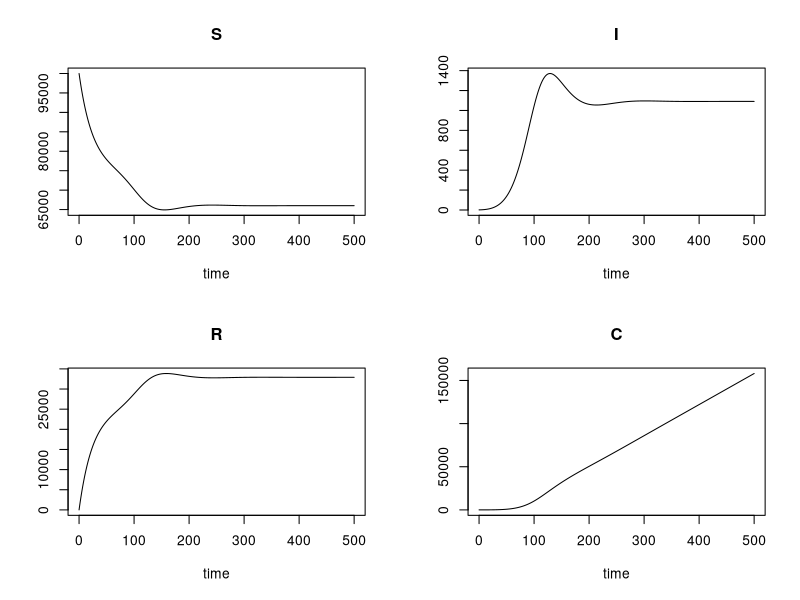
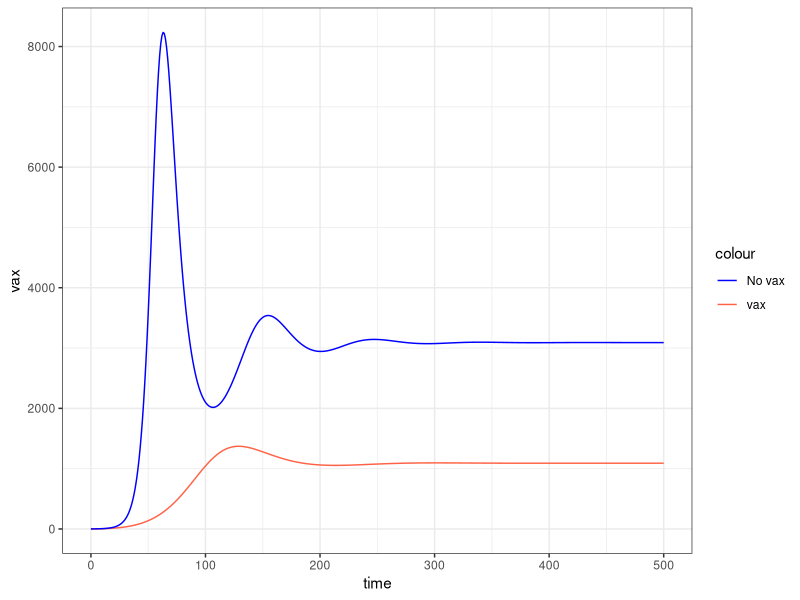
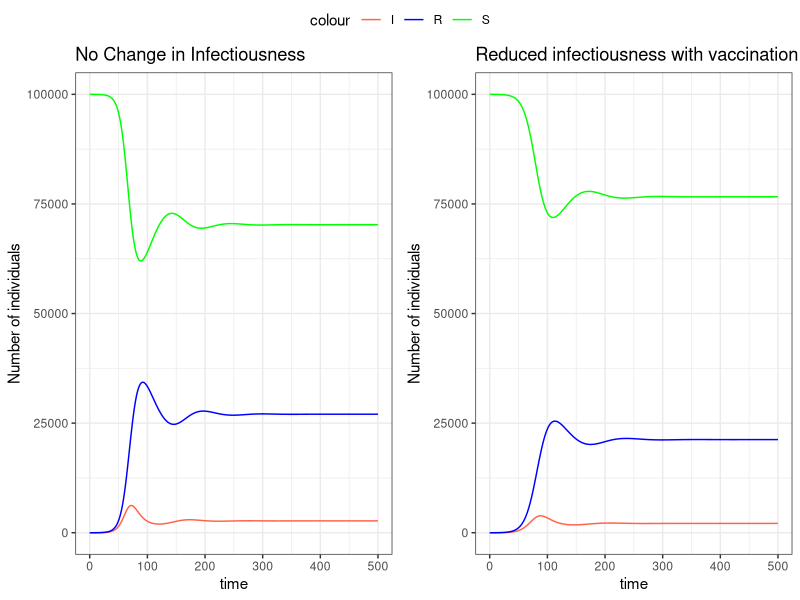
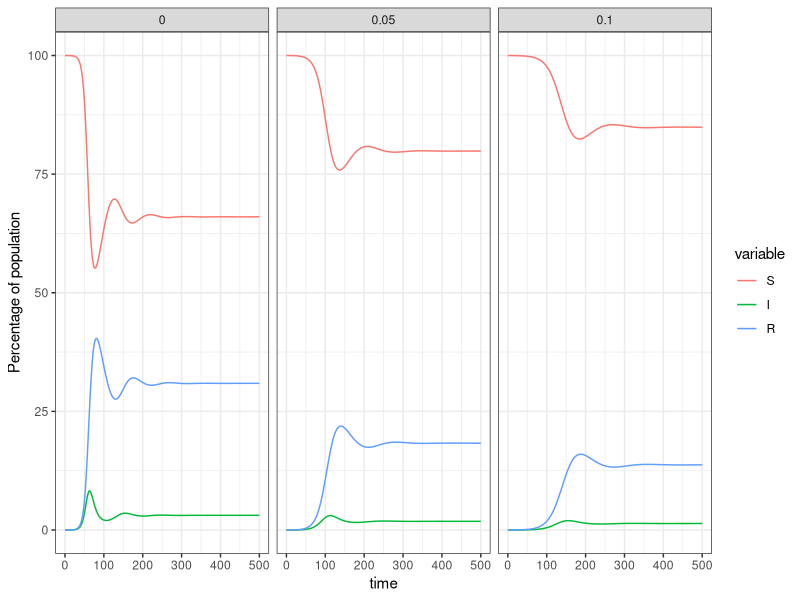
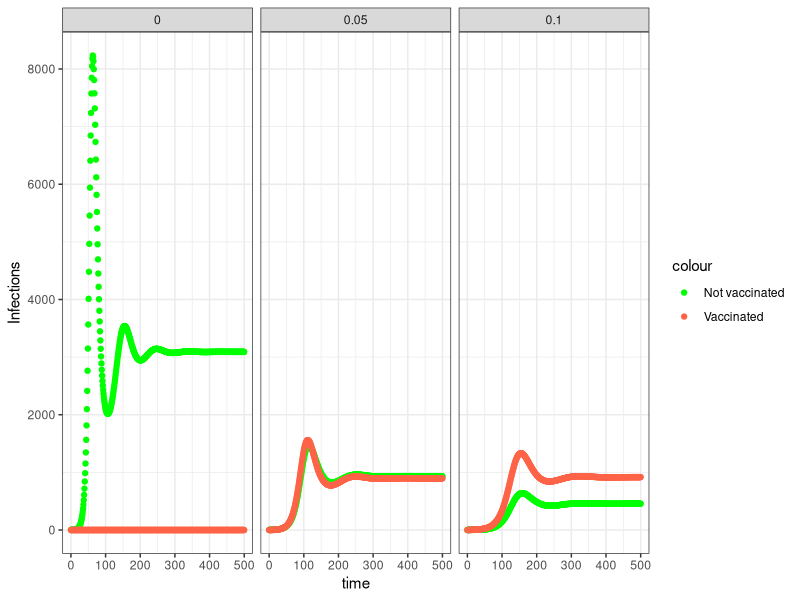
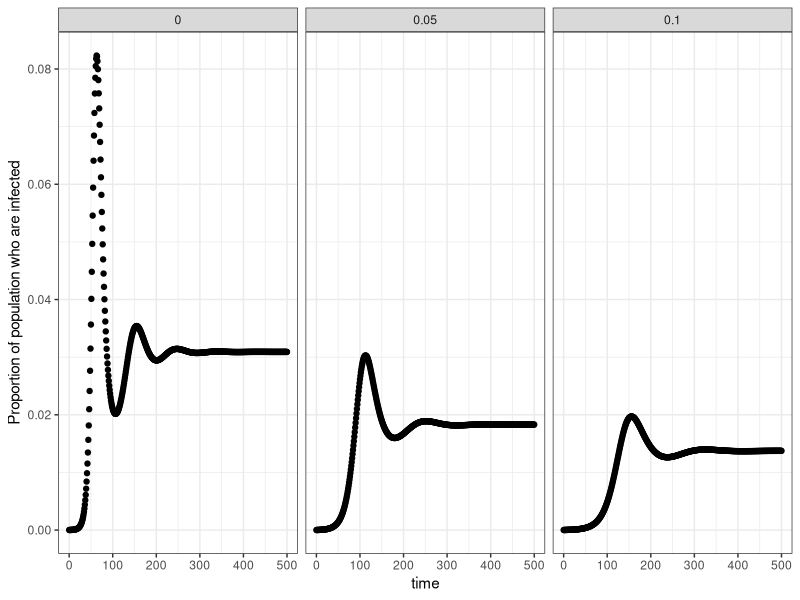
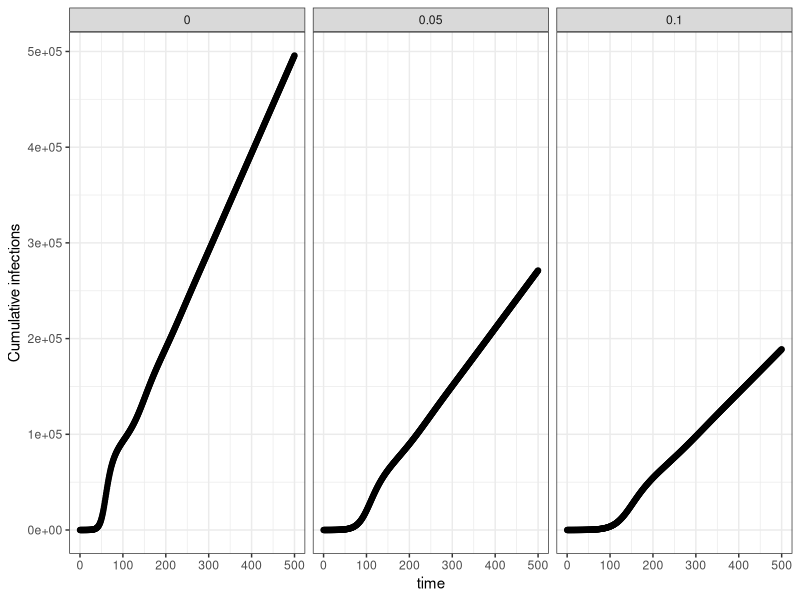
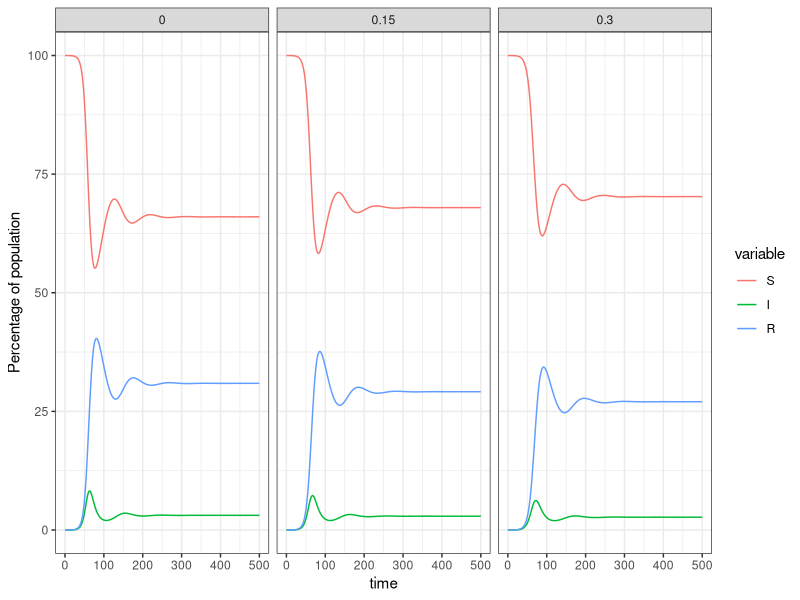

Source code (R) for these figures, in order:
###############################################################################################

#SIR model with vaccination and quarantine (with demography)

###############################################################################################
library(deSolve)
library(ggplot2)
library(reshape2)
library(dplyr)
library(ggpubr)

## A. Vaccination provides perfect protection from infection: S -> R ##
# Direct flow from S to R indicates those who are vaccinated and protected from infection.

#1. Define model function
OpenSIR_Vax_pp<-function(t, state, params) {
  with(as.list(c(state, params)),{
    N = S + I + R

    #SIR w/ demography equations from lecture
    dS <- -beta*S*I/N + birth*N - death*S - mu*S
    dI <- beta*S*I/N - death*I - gamma*I
    dR <- gamma*I + mu*S - death*R
    # cumulative incidence
    dC <- beta*S*I/N
    # return the rates of change as a list
    list(c(dS, dI, dR, dC))
  })
}

#2. Define parameters and starting compartment sizes
# Mu is vaccination rate.
params <- c(beta = 0.5, #effective contact rate (aka transmission rate)
                beta.1 = 0.5, # transmission rate given no-vaccination
                mbeta = 0.5, # this should be lower than 1
                gamma = 0.3, #recovery rate (1/duration infection)
                birth = 0.03, #birth rate (per capita)
                death = 0.03, #all-cause mortality rate
                omega = 0, # waning immunity
                mu = 0.01, # vaccination rate
                alpha = 0.3, # vaccine effectiveness
                q = 0.02 # quarantine rate
)

# Initial state distribution
state.pp <- c(S = 99999, #population of 100,000, 1 person starts of infected
              I = 1,
              R = 0,
              C = 0)

#3. Run the SIR model with perfect protection from vaccination
T_end <- 500 #run model for 500 time steps (e.g. months)
times <- seq(0, T_end, by = 1) #runs the model for 500 time steps (e.g. months), and computes output at each time step

# Run the base-case
output.vax.pp <- ode(y = state.pp, times = times, func = OpenSIR_Vax_pp, parms = params)

# Plot the base-case result
plot(output.vax.pp)

# Compare the size of I compartment when mu = 0 (no vax) and mu = 0.01 (vax)
# Copy parameters
temp_param <- params
# Set vaccination rate = 0
temp_param['mu'] = 0
# Run ode solver and save the outcome in temporary output variable
temp_output <-  ode(y = state.pp, times = times, func = OpenSIR_Vax_pp, parms = temp_param)
# Create a dataset to compare no_vax and vax output
I_dt <- data.frame(time = temp_output[,'time'], no_vax = temp_output[,'I'], vax = output.vax.pp[,'I'])
# Plot the dataset
ggplot(I_dt)+
  geom_line(aes(time,vax,color='vax'))+
  geom_line(aes(time,no_vax,color='No vax'))+
  theme_bw()+
  scale_color_manual(values=c("blue","tomato"))


## B. Vaccination provides imperfect protection from infection ##
# Vaccination usually doesn't provide perfect protection. Here, we stratify by vaccine status.
# Non-vaccinated compartments move to vaccinated compartments at rate mu.
# Total I who can infect others = sum of I_NotV and I_V.
# (1-alpha) indicates reduced susceptibility for vaccinated susceptibles; higher alpha -> lower susceptibility.

# B-1. No change in infectiousness
#1. Define model function
OpenSIR_Vax_ip1<-function(t, state, params) {
  with(as.list(c(state, params)),{
    N = S_NotV + S_V + I_NotV + I_V + R_NotV + R_V

    #compartments without vaccination
    dS_NotV <- -beta*S_NotV*(I_NotV+I_V)/N + birth*N - death*S_NotV - mu*S_NotV
    dI_NotV <- beta*S_NotV*(I_NotV+I_V)/N - death*I_NotV - gamma*I_NotV
    dR_NotV <- gamma*I_NotV - death*R_NotV
    #compartments with vaccination
    dS_V <- -beta*S_V*(I_NotV+I_V)/N*(1-alpha) - death*S_V + mu*S_NotV
    dI_V <- beta*S_V*(I_NotV+I_V)/N*(1-alpha) - death*I_V - gamma*I_V
    dR_V <- gamma*I_V - death*R_V

    #cumulative number of cases
    dC <- beta*S_NotV*(I_NotV+I_V)/N + beta*S_V*(I_NotV+I_V)/N*(1-alpha)

    # return the rates of change as a list
    list(c(dS_NotV,dS_V,dI_NotV,dI_V, dR_NotV,dR_V,dC))
  })
}

# B-2. Change in risk of infecting others with vaccination
# Apply separate beta values (beta.1 and beta.2) to I_NotV and I_V.
# Beta.2 is calculated as a fraction (mbeta) of beta.1.
OpenSIR_Vax_ip2<-function(t, state, params) {
  with(as.list(c(state, params)),{
    N = S_NotV + S_V + I_NotV + I_V + R_NotV + R_V
    beta.2 = mbeta*beta.1 # transmission rate given vaccination
    #compartments without vaccination
    dS_NotV <- -beta.1*S_NotV*I_NotV/N - beta.2*S_NotV*I_V/N + birth*N - death*S_NotV - mu*S_NotV
    dI_NotV <- beta.1*S_NotV*I_NotV/N + beta.2*S_NotV*I_V/N - death*I_NotV - gamma*I_NotV
    dR_NotV <- gamma*I_NotV - death*R_NotV
    #compartments with vaccination
    dS_V <- -beta.1*S_V*I_NotV/N*(1-alpha) - beta.2*S_V*I_V/N*(1-alpha) - death*S_V + mu*S_NotV
    dI_V <- beta.1*S_V*I_NotV/N*(1-alpha) + beta.2*S_V*I_V/N*(1-alpha) - death*I_V - gamma*I_V
    dR_V <- gamma*I_V - death*R_V

    #cumulative number of cases
    dC <- beta.1*S_NotV*I_NotV/N + beta.1*S_V*I_NotV/N*(1-alpha) + beta.2*S_NotV*I_V/N + beta.2*S_V*I_V/N*(1-alpha)

    # return the rates of change as a list
    list(c(dS_NotV,dS_V,dI_NotV,dI_V, dR_NotV,dR_V, dC))
  })
}

#2. Define parameters and starting compartment sizes
# Mu is vaccination rate.
# mbeta is 1 if no change in infectiousness with vaccination, or less than 1 if reduced infectiousness.
# alpha is vaccine effectiveness.
params <- c(beta = 0.5, #effective contact rate (aka transmission rate)
                beta.1 = 0.5, # transmission rate given no-vaccination
                mbeta = 0.5, # 1 if no change in infectiousness with vaccination,
                           # less than 1 if reduced infectiousness with vaccination
                gamma = 0.3, #recovery rate (1/duration infection)
                birth = 0.03, #birth rate (per capita)
                death = 0.03, #all-cause mortality rate
                omega = 0, # waning immunity
                mu = 0.01, # vaccination rate
                alpha = 0.3, # vaccine effectiveness
                q = 0.02 # quarantine rate

)

# Initial state
state.ip <- c(S_NotV = 99999,
              S_V = 0,
              I_NotV = 1,
              I_V = 0,
              R_NotV = 0,
              R_V = 0,
              C = 0)

#3. Run the SIR model with imperfect protection from vaccination
# Because each compartment is stratified, we compute the total S, I, R compartments
T_end <- 500 #run model for 500 time steps (e.g. months)
times <- seq(0, T_end, by = 1) #runs the model for 500 time steps (e.g. months), and computes output at each time step

# Run ODE solver
output.vax.ip1 <- ode(y = state.ip, times = times, func = OpenSIR_Vax_ip1, parms = params)
output.vax.ip2 <- ode(y = state.ip, times = times, func = OpenSIR_Vax_ip2, parms = params)
# Calculate S, I, and R
output.vax.ip1 <- as.data.frame(output.vax.ip1) %>%
  mutate(S = S_V + S_NotV,
         I = I_V + I_NotV,
         R = R_V + R_NotV)
output.vax.ip2 <- as.data.frame(output.vax.ip2) %>%
  mutate(S = S_V + S_NotV,
         I = I_V + I_NotV,
         R = R_V + R_NotV)

# Plot base-case outcomes and compare between the two models
g1<- ggplot(output.vax.ip1)+
        geom_line(aes(time,S,color="S"))+
        geom_line(aes(time,I,color="I"))+
        geom_line(aes(time,R,color="R"))+
        scale_color_manual(values=c("tomato","blue","green"))+
        ggtitle("No Change in Infectiousness")+
        ylab("Number of individuals")+
        theme_bw()
g2<- ggplot(output.vax.ip2)+
        geom_line(aes(time,S,color="S"))+
        geom_line(aes(time,I,color="I"))+
        geom_line(aes(time,R,color="R"))+
        scale_color_manual(values=c("tomato","blue","green"))+
        ggtitle("Reduced infectiousness with vaccination")+
        ylab("Number of individuals")+
       theme_bw()
# side-by-side plot
ggarrange(g1,g2,common.legend = TRUE)


## Sensitivity Analysis ##
# Perform sensitivity analysis on (1) vaccination rate, (2) vaccine effectiveness, and
# (3) the ratio in effective contact rate between vaccinated and non-vaccinated individuals.
# (1) and (2) use OpenSIR_Vax_ip1; (3) uses OpenSIR_Vax_ip2.

# 1. Vaccination rate (on OpenSIR_Vax_ip1)
# Discuss how changing vaccination rate changes the projected epidemic.
mu_list <- seq(0,0.1,length.out=3) # a vector of vaccination rate
mu_out_all <- data.frame() # an empty dataset to save outputs

for(this_mu in mu_list){
  temp_param <- params # copy parameters
  temp_param[['mu']] <- this_mu # replace mu
  this_out <- data.frame(ode(y = state.ip, times = times, func = OpenSIR_Vax_ip1, parms = temp_param)) # run ode solver
  # compute S, I, R and save mu in this cycle
  this_out <- this_out %>%
    mutate(N = S_NotV + S_V + I_NotV + I_V + R_NotV + R_V,
           mu = this_mu,
           S = S_NotV + S_V,#total susceptible
           I = I_NotV + I_V, # total infected
           R = R_NotV + R_V) # total recovered
  # stack the result
  if(this_mu == mu_list[1]){
    mu_out_all <- this_out
  }else{
    mu_out_all <- rbind(mu_out_all, this_out)
  }
}
# Change the output data to long-form data
mu_out_all_t <- melt(mu_out_all %>% select(time,S,I,R,N,mu), id.vars=c("time","mu","N"))
# Plot S, I, R
ggplot(mu_out_all_t) +
  geom_line(aes(x=time,y=value/N*100,color=variable))+
  ylab("Percentage of population")+
  facet_wrap(.~mu)+
  theme_bw()
# Plot I stratified by vaccination status
ggplot(mu_out_all)+
  geom_point(aes(x=time,y=I_NotV,color='Not vaccinated'))+
  geom_point(aes(x=time,y=I_V,color='Vaccinated'))+
  ylab("Infections")+
  facet_wrap(.~mu)+
  scale_color_manual(values=c("green","tomato"))+
  theme_bw()
# Plot prevalence of I (I/N)
ggplot(mu_out_all) +
  geom_point(aes(x=time,y=I/N))+
  facet_wrap(.~mu)+
  ylab("Proportion of population who are infected")+
  theme_bw()
# Cumulative number of infections
ggplot(mu_out_all) +
  geom_point(aes(x=time,y=C))+
  facet_wrap(.~mu)+
  ylab("Cumulative infections")+
  theme_bw()


# 2. Vaccine effectiveness
# How does increasing vaccine effectiveness change the projected epidemic?
alpha_list <- seq(0,0.3,length.out=3) # a vector of vaccine effectiveness
alpha_out_all <- data.frame() # an empty dataset to save outputs

for(this_alpha in alpha_list){
  temp_param <- params # copy parameters
  temp_param[['alpha']] <- this_alpha # replace alpha
  this_out <- data.frame(ode(y = state.ip, times = times, func = OpenSIR_Vax_ip1, parms = temp_param)) # run ode solver
  # compute S, I, R and save mu in this cycle
  this_out <- this_out %>%
    mutate(N = S_NotV + S_V + I_NotV + I_V + R_NotV + R_V,
           alpha = this_alpha,
           S = S_NotV + S_V,
           I = I_NotV + I_V,
           R = R_NotV + R_V)
  # Stack the result
  if(this_alpha == alpha_list[1]){
    alpha_out_all <- this_out
  }else{
    alpha_out_all <- rbind(alpha_out_all, this_out)
  }
}
# Change the outcome data to long-form data
alpha_out_all_t <- melt(alpha_out_all%>% select(time,S,I,R,N,alpha), id.vars=c("time","alpha","N"))
# Plot S, I, R
ggplot(alpha_out_all_t) +
  geom_line(aes(x=time,y=value/N*100,color=variable))+
  ylab("Percentage of population")+
  facet_wrap(.~alpha)+
  theme_bw()
# Plot S, I, R stratified by vaccination status
ggplot(alpha_out_all)+
  geom_point(aes(x=time,y=I_NotV,color='Not vaccinated'))+
  geom_point(aes(x=time,y=I_V,color='Vaccinated'))+
  ylab("Infections")+
  facet_wrap(.~alpha)+
  scale_color_manual(values=c("green","tomato"))+
  theme_bw()
# Plot prevalence of I
ggplot(alpha_out_all) +
  geom_point(aes(x=time,y=I/N))+
  facet_wrap(.~alpha)+
  ylab("Prevalence of infection")+
  theme_bw()
# Plot cumulative number of infections
ggplot(alpha_out_all) +
  geom_point(aes(x=time,y=C))+
  facet_wrap(.~alpha)+
  ylab("Cumulative infections")+
  theme_bw()
# Breakthrough infection
ggplot(alpha_out_all)+
  geom_point(aes(x=time,y=I_V))+
  facet_wrap(.~alpha)+
  ylab("Number of breakthrough infections")+
  theme_bw()


# 3. Ratio of effective contact rate among infected individuals with and without vaccination
# How does the projected epidemic change as we decrease the ratio of effective contact rate?
mbeta_list <- seq(1,0.7,length.out=3) # a vector of mbeta
mbeta_out_all <- data.frame() # an empty dataset to save outputs

for(this_mbeta in mbeta_list){
  temp_param <- params # copy parameters
  temp_param[['mbeta']] <- this_mbeta # replace mbeta
  this_out <- data.frame(ode(y = state.ip, times = times, func = OpenSIR_Vax_ip2, parms = temp_param)) # run ode solver
  # compute S,I,R and save mbeta in this cycle
  this_out <- this_out %>%
    mutate(N = S_NotV + S_V + I_NotV + I_V + R_NotV + R_V,
           mbeta = this_mbeta,
           S = S_NotV + S_V,
           I = I_NotV + I_V,
           R = R_NotV + R_V)
  # Stack the result
  if(this_mbeta == mbeta_list[1]){
    mbeta_out_all <- this_out
  }else{
    mbeta_out_all <- rbind(mbeta_out_all, this_out)
  }
}
# change the data to long-form data
mbeta_out_all_t <- melt(mbeta_out_all%>% select(time,S,I,R,N,mbeta), id.vars=c("time","mbeta","N"))
# Plot S,I,R
ggplot(mbeta_out_all_t) +
  geom_line(aes(x=time,y=value/N*100,color=variable))+
  facet_wrap(.~mbeta)+
  ylab("Proportion of population")+
  theme_bw()
# plot cumulative number of infections
ggplot(mbeta_out_all) +
  geom_point(aes(x=time,y=C))+
  facet_wrap(.~mbeta)+
  ylab("Cumulative infections")+
  theme_bw()


## C. SIR model with quarantine ##
# Q compartment indicates individuals who are infected and isolated under quarantine.

#1. Define model function
OpenSIR_Qrtn<-function(t, state, params) {
  with(as.list(c(state, params)),{
    N = S + I + Q + R

    #SIR with quarantine
    dS<- -beta*S*I/N + birth*N - death*S
    dI <- beta*S*I/N - death*I - q*I - gamma*I
    dQ <- q*I - death*Q - gamma*Q
    dR <- gamma*I + gamma*Q - death*R
    dC <- beta*S*I/N

    # return the rates of change as a list
    list(c(dS, dI, dQ, dR, dC))
  })
}

#2. Define parameters and starting compartment sizes
# q is quarantine rate (I->Q)
params <- c(beta = 0.5, #effective contact rate (aka transmission rate)
                beta.1 = 0.5, # transmission rate given no-vaccination
                mbeta = 0.5, # 1 if no change in infectiousness with vaccination,
                           # less than 1 if reduced infectiousness with vaccination
                gamma = 0.3, #recovery rate (1/duration infection)
                birth = 0.03, #birth rate (per capita)
                death = 0.03, #all-cause mortality rate
                omega = 0, # waning immunity
                mu = 0.01, # vaccination rate
                alpha = 0.3, # vaccine effectiveness
                q = 0.02 # quarantine rate

)
# Initial state
state.q <- c(S = 99999, #population of 100,000, 1 person starts of infected
             I = 1,
             Q = 0,
             R = 0,
             C = 0)

#3. Run the SIR model with quarantine
T_end <- 500 #run model for 500 time steps (e.g. months)
times <- seq(0, T_end, by = 1) #runs the model for 500 time steps (e.g. months), and computes output at each time step
# Run ODE solver
output.qrtn <- ode(y = state.q, times = times, func = OpenSIR_Qrtn, parms = params)

# Plot base-case result (S, I, R, Q compartments)
output.qrtn.t <- melt(as.data.frame(output.qrtn) %>% select(-C), id.vars="time")
ggplot(output.qrtn.t)+
  geom_line(aes(time,value,color=variable))+
  ylab("Number of individuals")+
  theme_bw()

# 4. Sensitivity analysis on quarantine rate - how does it affect the projected epidemic?
q_list <- c(0,0.05,0.1) # a vector of quarantine rate
q_out_all <- data.frame() # an empty dataset to save the outcome

for(this_q in q_list){
  temp_param <- params #copy parameter
  temp_param[['q']] <- this_q # replace q
  # run ode solver
  this_out <- data.frame(ode(y = state.q, times = times, func = OpenSIR_Qrtn, parms = temp_param))
  # save q value in this cycle
  this_out <- this_out %>%
    mutate(N = S+I+R+Q,
           q = this_q)
  # stack the result
  if(this_q == q_list[1]){
    q_out_all <- this_out
  }else{
    q_out_all <- rbind(q_out_all, this_out)
  }
}
# change the dataset to a long-form dataset
q_out_all_t <- melt(q_out_all%>% select(time,S,I,R,N,q), id.vars=c("time","q","N"))
# Plot S, I, R
ggplot(q_out_all_t) +
  geom_line(aes(x=time,y=value/N*100,color=variable))+
  ylab("Proportion of population")+
  facet_wrap(.~q)+
  theme_bw()
# Plot cumulative number of infections
ggplot(q_out_all) +
  geom_point(aes(x=time,y=C))+
  facet_wrap(.~q)+
  ylab("Cumulative infections")+
  theme_bw()
